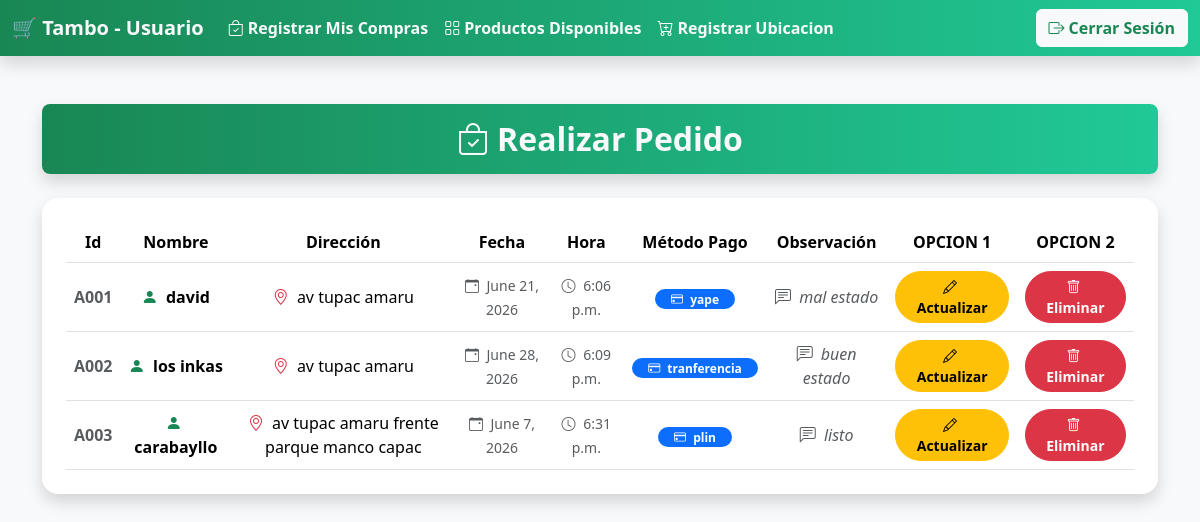
The page /enlace_tabla_realizar_pedido_usuario/ on the database its author committed.
### app/models.py (models this page shows, shortened)
class Tabla_Realizar_Pedido(models.Model):
    Id_Realizar_Pedido = models.CharField(max_length=250)
    Nombre_Realizar_Pedido = models.CharField(max_length=250)
    Dirrecion_Realizar_Pedido = models.CharField(max_length=250)
    Fecha_Realizar_Pedido = models.DateField()
    Hora_Realizar_Pedido = models.TimeField()
    Metodo_Pago_Realizar_Pedido = models.CharField(max_length=250)
    Observacion_Realizar_Pedido = models.CharField(max_length=250)

### app/views.py (the view)
# urls.py: path('enlace_tabla_realizar_pedido_usuario/' , views.enlace_tabla_realizar_pedido_usuario),
def enlace_tabla_realizar_pedido_usuario(request):
    realizar_pedido_usuario = Tabla_Realizar_Pedido.objects.all()
    return render(request , 'tabla_realizar_pedido_usuario.html' , {
        'realizar_pedido_usuario' : realizar_pedido_usuario
    })

### app/templates/tabla_realizar_pedido_usuario.html
{% extends "barra_usuario.html" %}
{% block contenedor %}
<div class="container mt-5">
  <div class="p-3 text-center text-light rounded-3 shadow mb-4"
       style="background: linear-gradient(90deg, var(--bs-success), var(--bs-teal));">
    <h2 class="m-0 fw-bold"><i class="bi bi-bag-check me-2"></i>Realizar Pedido</h2>
  </div>
  <div class="card shadow border-0 rounded-4">
    <div class="card-body p-4">
      <div class="table-responsive">
        <table class="table table-hover align-middle text-center mb-0">
          <thead style="background: linear-gradient(90deg, var(--bs-success), var(--bs-teal));" class="text-white">
            <tr>
              <th>Id</th>
              <th>Nombre</th>
              <th>Dirección</th>
              <th>Fecha</th>
              <th>Hora</th>
              <th>Método Pago</th>
              <th>Observación</th>
              <th>OPCION 1</th>
              <th>OPCION 2</th>
            </tr>
          </thead>
          <tbody>
            {% for x in realizar_pedido_usuario %}
              <tr>
                <th class="text-muted">{{ x.Id_Realizar_Pedido }}</th>
                <td class="fw-semibold">
                  <i class="bi bi-person-fill text-success me-1"></i>
                  {{ x.Nombre_Realizar_Pedido }}
                </td>
                <td>
                  <i class="bi bi-geo-alt text-danger me-1"></i>
                  {{ x.Dirrecion_Realizar_Pedido }}
                </td>
                <td>
                  <small class="text-muted">
                    <i class="bi bi-calendar-event me-1"></i>
                    {{ x.Fecha_Realizar_Pedido }}
                  </small>
                </td>
                <td>
                  <small class="text-muted">
                    <i class="bi bi-clock me-1"></i>
                    {{ x.Hora_Realizar_Pedido }}
                  </small>
                </td>
                <td>
                  <span class="badge bg-primary rounded-pill px-3">
                    <i class="bi bi-credit-card me-1"></i>
                    {{ x.Metodo_Pago_Realizar_Pedido }}
                  </span>
                </td>
                <td>
                  <span class="text-muted fst-italic">
                    <i class="bi bi-chat-left-text me-1"></i>
                    {{ x.Observacion_Realizar_Pedido }}
                  </span>
                </td>
                <td>
                  <a class="btn btn-warning btn-sm fw-semibold rounded-pill px-3"
                     href="enlace_actualizar_pedido_usuario/{{ x.Id_Realizar_Pedido }}">
                    <i class="bi bi-pencil me-1"></i>Actualizar
                  </a>
                </td>
                <td>
                  <a class="btn btn-danger btn-sm fw-semibold rounded-pill px-3"
                     href="logica_eliminar_pedido_usuario/{{ x.Id_Realizar_Pedido }}">
                    <i class="bi bi-trash me-1"></i>Eliminar
                  </a>
                </td>
              </tr>
            {% endfor %}
          </tbody>
        </table>
      </div>
    </div>
  </div>
</div>
{% endblock contenedor %}

### rows shown on the page
Tabla_Realizar_Pedido: Id_Realizar_Pedido "A001", Nombre_Realizar_Pedido "david", Dirrecion_Realizar_Pedido "av tupac amaru", Fecha_Realizar_Pedido "June 21, 2026", Hora_Realizar_Pedido "6:06 p.m.", Metodo_Pago_Realizar_Pedido "yape", Observacion_Realizar_Pedido "mal estado"
Tabla_Realizar_Pedido: Id_Realizar_Pedido "A002", Nombre_Realizar_Pedido "los inkas", Dirrecion_Realizar_Pedido "av tupac amaru", Fecha_Realizar_Pedido "June 28, 2026", Hora_Realizar_Pedido "6:09 p.m.", Metodo_Pago_Realizar_Pedido "tranferencia", Observacion_Realizar_Pedido "buen estado"
Tabla_Realizar_Pedido: Id_Realizar_Pedido "A003", Nombre_Realizar_Pedido "carabayllo", Dirrecion_Realizar_Pedido "av tupac amaru frente parque manco capac", Fecha_Realizar_Pedido "June 7, 2026", Hora_Realizar_Pedido "6:31 p.m.", Metodo_Pago_Realizar_Pedido "plin", Observacion_Realizar_Pedido "listo"
